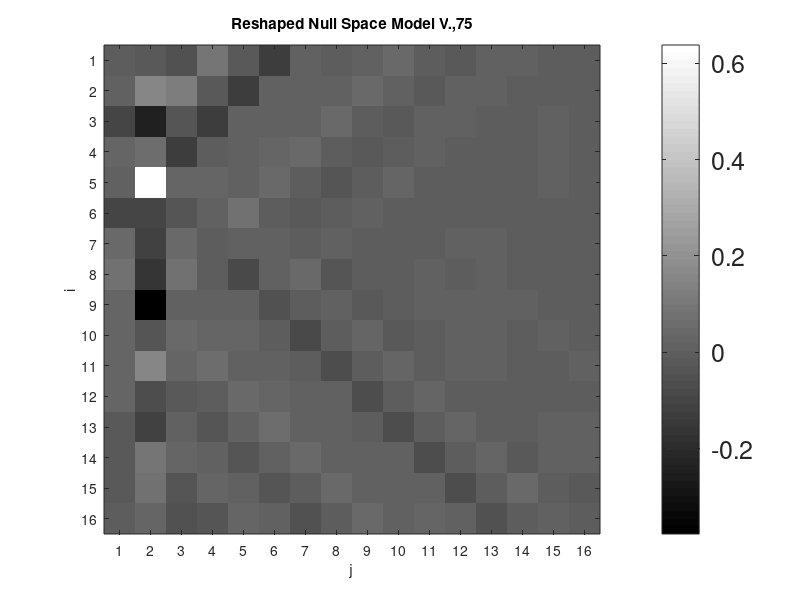
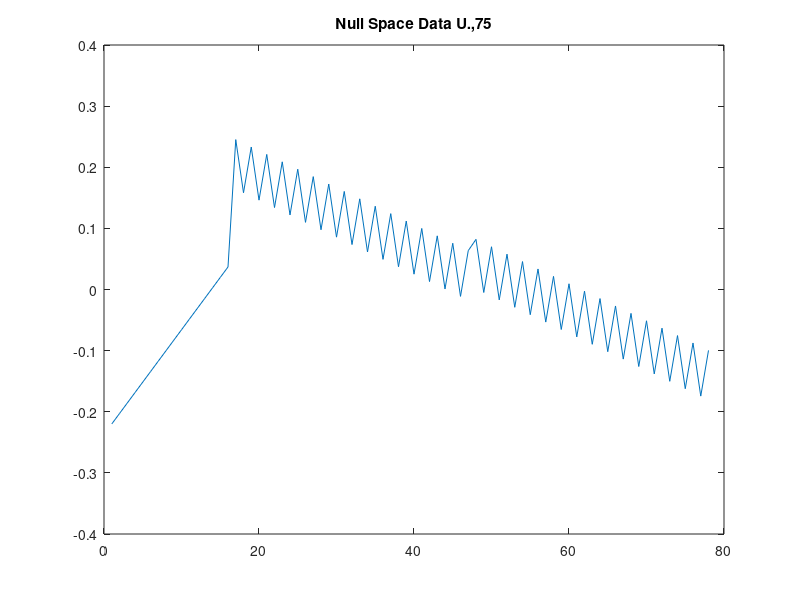
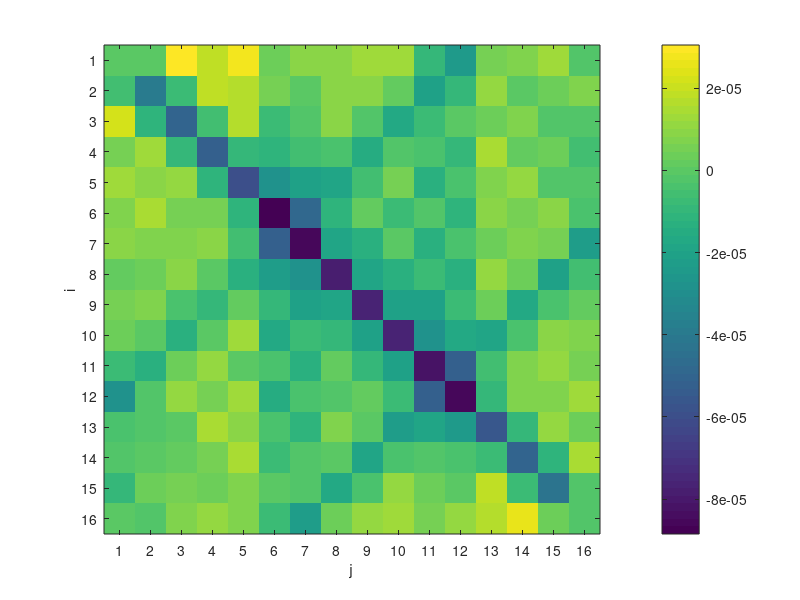
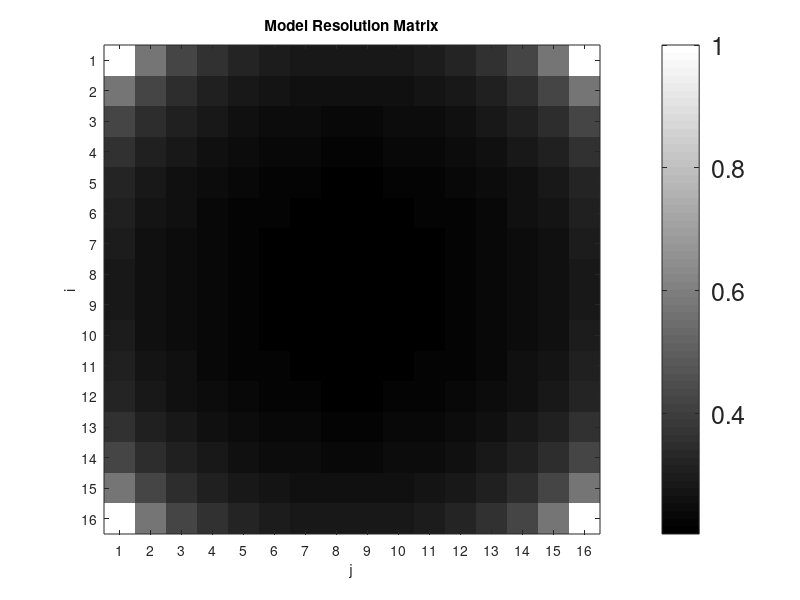

These charts were generated, in order, by the following MATLAB code:
clear

%%
% Now we have 78 equations
% we also 160 model parameters
% so our G should 78*256 matrix

% G*m = t
load('colscan.mat')
load('diag1scan')
load('diag2scan')

G = zeros(78,256);
ds = sqrt(2);

% for the column scan
for i=1:16
    G(i,(i-1)*16+1:i*16) = 1.;
end

% for the diag scan 1
for i=1:16
    G(i+16,i+(0:i-1)*15) = ds;
end

for i=1:15
    G(i+32,(i+1)*16+(0:15-i)*15) = ds;
end

% for the diag scan 2
for i=1:16
   G(i+47,17-i+17*(0:i-1)) = ds;
end

for i=1:15
    G(i+63,(i*16)+1+17*(0:15-i)) = ds;
end

%% question b
% find the rank of G
p=rank(G);

% svd
[U,S,V] = svd(G);
Vp=V(:,1:p);
Up=U(:,1:p);
temp = diag(S);
Sp = diag(temp(1:p));


% find the model null space
figure;
clf
colormap('gray')
imagesc(reshape(V(:,p+1),16,16))
% caxis([-0.5 0.5]);
set(colorbar,'Fontsize',18);
set(gca,'xtick',[1:16]);
set(gca,'ytick',[1:16]);
xlabel('j')
ylabel('i')
title('Reshaped Null Space Model V.,75');

% find the data null space
figure;
plot(U(:,p+1))
title('Null Space Data U.,75');

% ii

dtest = [colscan(:,5);diag1scan(:,5);diag2scan(:,5)];
m = Vp*Sp^-1*Up'*dtest;

figure
imagesc(reshape(m,16,16))
set(gca,'xtick',[1:16]);
set(gca,'ytick',[1:16]);
colorbar
xlabel('j')
ylabel('i')
% iii

Rm=Vp*Vp';

figure
colormap('gray')
imagesc(reshape(diag(Rm),16,16))
set(colorbar,'Fontsize',18);
set(gca,'xtick',[1:16]);
set(gca,'ytick',[1:16]);
xlabel('j')
ylabel('i')
title('Model Resolution Matrix')


%% question c

% slowness plot
figure
imagesc(reshape(m,16,16))
set(gca,'xtick',[1:16]);
set(gca,'ytick',[1:16]);
colorbar
xlabel('j')
ylabel('i')
title(['Slowness model ','Max:',num2str(max(m)),' Min',num2str(min(m))])

% slowness plot
figure
imagesc(reshape(1./(1./3000 + m),16,16))
set(gca,'xtick',[1:16]);
set(gca,'ytick',[1:16]);
colorbar
xlabel('j')
ylabel('i')
title('Velocity model')

% data fit
figure
errorbar(dtest,ones(size(dtest))*1.5e-5,'o')
hold on
plot(G*m,'LineWidth',1.5)
legend('Observed','Predicted')

%% d

% any LS solution add model null space could be the model
% slowness plot
figure
imagesc(reshape(m,16,16) + 1e3*reshape(V(:,p+1),16,16))
set(gca,'xtick',[1:16]);
set(gca,'ytick',[1:16]);
colorbar
xlabel('j')
ylabel('i')
title('Wild model')

% Wild model data fit
figure
errorbar(dtest,ones(size(dtest))*1.5e-5,'o')
hold on
plot(G*(m+ 1e3*V(:,p+1)),'LineWidth',1.5)
legend('Observed','Predicted')
title('Wild model data fit')

%% e Plot and interpret the correlation matrix.

% the covariance
Cov = 1.5e-5*Vp*Sp^(-2)*Vp';
for i =1:256
    for j =1: 256
        correlation(i,j) = Cov(i,j)/sqrt(Cov(i,i)*Cov(j,j));
    end
end
figure
colormap('gray')
imagesc(correlation)
set(colorbar,'Fontsize',18);
xlabel('j')
ylabel('i')
title('Model correlation Matrix')

%% f Quantify and discuss stability of slowness perturbation estimates.
cond = max(diag(Sp))/min(diag(Sp))
